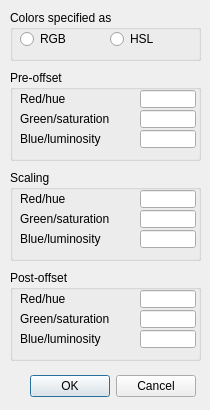
<?xml version="1.0" encoding="UTF-8"?>
<ui version="4.0">
 <class>CQDlgSimpleFilter_scaleCols</class>
 <widget class="QDialog" name="CQDlgSimpleFilter_scaleCols">
  <property name="geometry">
   <rect>
    <x>0</x>
    <y>0</y>
    <width>210</width>
    <height>410</height>
   </rect>
  </property>
  <property name="windowTitle">
   <string>Intensity Scaling</string>
  </property>
  <property name="locale">
   <locale language="English" country="UnitedStates"/>
  </property>
  <widget class="QDialogButtonBox" name="qqOkCancel">
   <property name="geometry">
    <rect>
     <x>15</x>
     <y>370</y>
     <width>181</width>
     <height>32</height>
    </rect>
   </property>
   <property name="standardButtons">
    <set>QDialogButtonBox::Cancel|QDialogButtonBox::Ok</set>
   </property>
  </widget>
  <widget class="QGroupBox" name="groupBox">
   <property name="geometry">
    <rect>
     <x>10</x>
     <y>10</y>
     <width>191</width>
     <height>51</height>
    </rect>
   </property>
   <property name="title">
    <string>Colors specified as</string>
   </property>
   <property name="flat">
    <bool>false</bool>
   </property>
   <widget class="QRadioButton" name="qqRgb">
    <property name="geometry">
     <rect>
      <x>10</x>
      <y>20</y>
      <width>82</width>
      <height>18</height>
     </rect>
    </property>
    <property name="focusPolicy">
     <enum>Qt::StrongFocus</enum>
    </property>
    <property name="text">
     <string>RGB</string>
    </property>
    <property name="autoExclusive">
     <bool>false</bool>
    </property>
   </widget>
   <widget class="QRadioButton" name="qqHsl">
    <property name="geometry">
     <rect>
      <x>100</x>
      <y>20</y>
      <width>91</width>
      <height>18</height>
     </rect>
    </property>
    <property name="focusPolicy">
     <enum>Qt::StrongFocus</enum>
    </property>
    <property name="text">
     <string>HSL</string>
    </property>
    <property name="autoExclusive">
     <bool>false</bool>
    </property>
   </widget>
  </widget>
  <widget class="QGroupBox" name="groupBox_2">
   <property name="geometry">
    <rect>
     <x>10</x>
     <y>70</y>
     <width>191</width>
     <height>91</height>
    </rect>
   </property>
   <property name="title">
    <string>Pre-offset</string>
   </property>
   <property name="flat">
    <bool>false</bool>
   </property>
   <widget class="QLabel" name="label">
    <property name="geometry">
     <rect>
      <x>10</x>
      <y>20</y>
      <width>121</width>
      <height>18</height>
     </rect>
    </property>
    <property name="text">
     <string>Red/hue</string>
    </property>
   </widget>
   <widget class="QLineEdit" name="qqRed1">
    <property name="geometry">
     <rect>
      <x>130</x>
      <y>20</y>
      <width>56</width>
      <height>18</height>
     </rect>
    </property>
   </widget>
   <widget class="QLineEdit" name="qqGreen1">
    <property name="geometry">
     <rect>
      <x>130</x>
      <y>40</y>
      <width>56</width>
      <height>18</height>
     </rect>
    </property>
   </widget>
   <widget class="QLabel" name="label_2">
    <property name="geometry">
     <rect>
      <x>10</x>
      <y>40</y>
      <width>121</width>
      <height>18</height>
     </rect>
    </property>
    <property name="text">
     <string>Green/saturation</string>
    </property>
   </widget>
   <widget class="QLabel" name="label_3">
    <property name="geometry">
     <rect>
      <x>10</x>
      <y>60</y>
      <width>121</width>
      <height>18</height>
     </rect>
    </property>
    <property name="text">
     <string>Blue/luminosity</string>
    </property>
   </widget>
   <widget class="QLineEdit" name="qqBlue1">
    <property name="geometry">
     <rect>
      <x>130</x>
      <y>60</y>
      <width>56</width>
      <height>18</height>
     </rect>
    </property>
   </widget>
  </widget>
  <widget class="QGroupBox" name="groupBox_3">
   <property name="geometry">
    <rect>
     <x>10</x>
     <y>170</y>
     <width>191</width>
     <height>91</height>
    </rect>
   </property>
   <property name="title">
    <string>Scaling</string>
   </property>
   <property name="flat">
    <bool>false</bool>
   </property>
   <widget class="QLabel" name="label_4">
    <property name="geometry">
     <rect>
      <x>10</x>
      <y>20</y>
      <width>121</width>
      <height>18</height>
     </rect>
    </property>
    <property name="text">
     <string>Red/hue</string>
    </property>
   </widget>
   <widget class="QLineEdit" name="qqRed2">
    <property name="geometry">
     <rect>
      <x>130</x>
      <y>20</y>
      <width>56</width>
      <height>18</height>
     </rect>
    </property>
   </widget>
   <widget class="QLineEdit" name="qqGreen2">
    <property name="geometry">
     <rect>
      <x>130</x>
      <y>40</y>
      <width>56</width>
      <height>18</height>
     </rect>
    </property>
   </widget>
   <widget class="QLabel" name="label_5">
    <property name="geometry">
     <rect>
      <x>10</x>
      <y>40</y>
      <width>121</width>
      <height>18</height>
     </rect>
    </property>
    <property name="text">
     <string>Green/saturation</string>
    </property>
   </widget>
   <widget class="QLabel" name="label_6">
    <property name="geometry">
     <rect>
      <x>10</x>
      <y>60</y>
      <width>121</width>
      <height>18</height>
     </rect>
    </property>
    <property name="text">
     <string>Blue/luminosity</string>
    </property>
   </widget>
   <widget class="QLineEdit" name="qqBlue2">
    <property name="geometry">
     <rect>
      <x>130</x>
      <y>60</y>
      <width>56</width>
      <height>18</height>
     </rect>
    </property>
   </widget>
  </widget>
  <widget class="QGroupBox" name="groupBox_4">
   <property name="geometry">
    <rect>
     <x>10</x>
     <y>270</y>
     <width>191</width>
     <height>91</height>
    </rect>
   </property>
   <property name="title">
    <string>Post-offset</string>
   </property>
   <property name="flat">
    <bool>false</bool>
   </property>
   <widget class="QLabel" name="label_7">
    <property name="geometry">
     <rect>
      <x>10</x>
      <y>20</y>
      <width>121</width>
      <height>18</height>
     </rect>
    </property>
    <property name="text">
     <string>Red/hue</string>
    </property>
   </widget>
   <widget class="QLineEdit" name="qqRed3">
    <property name="geometry">
     <rect>
      <x>130</x>
      <y>20</y>
      <width>56</width>
      <height>18</height>
     </rect>
    </property>
   </widget>
   <widget class="QLineEdit" name="qqGreen3">
    <property name="geometry">
     <rect>
      <x>130</x>
      <y>40</y>
      <width>56</width>
      <height>18</height>
     </rect>
    </property>
   </widget>
   <widget class="QLabel" name="label_8">
    <property name="geometry">
     <rect>
      <x>10</x>
      <y>40</y>
      <width>121</width>
      <height>18</height>
     </rect>
    </property>
    <property name="text">
     <string>Green/saturation</string>
    </property>
   </widget>
   <widget class="QLabel" name="label_9">
    <property name="geometry">
     <rect>
      <x>10</x>
      <y>60</y>
      <width>121</width>
      <height>18</height>
     </rect>
    </property>
    <property name="text">
     <string>Blue/luminosity</string>
    </property>
   </widget>
   <widget class="QLineEdit" name="qqBlue3">
    <property name="geometry">
     <rect>
      <x>130</x>
      <y>60</y>
      <width>56</width>
      <height>18</height>
     </rect>
    </property>
   </widget>
  </widget>
 </widget>
 <tabstops>
  <tabstop>qqRgb</tabstop>
  <tabstop>qqHsl</tabstop>
  <tabstop>qqRed1</tabstop>
  <tabstop>qqGreen1</tabstop>
  <tabstop>qqBlue1</tabstop>
  <tabstop>qqRed2</tabstop>
  <tabstop>qqGreen2</tabstop>
  <tabstop>qqBlue2</tabstop>
  <tabstop>qqRed3</tabstop>
  <tabstop>qqGreen3</tabstop>
  <tabstop>qqBlue3</tabstop>
  <tabstop>qqOkCancel</tabstop>
 </tabstops>
 <resources/>
 <connections/>
</ui>
